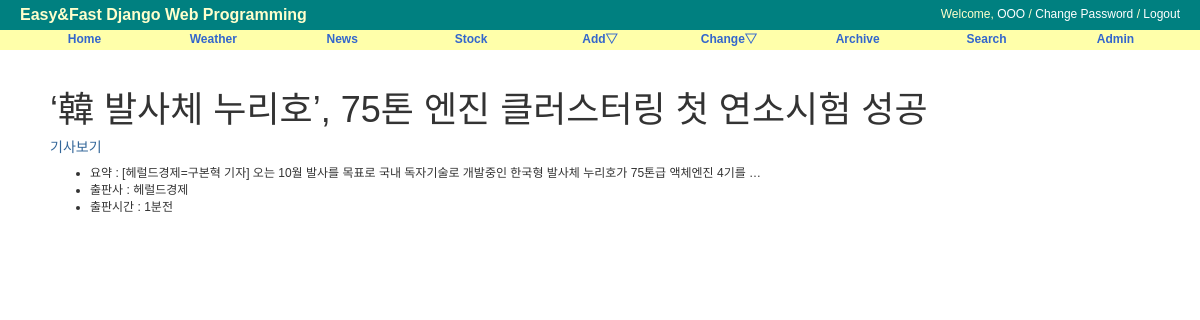
/news/4, run on an earlier commit of the app's database.
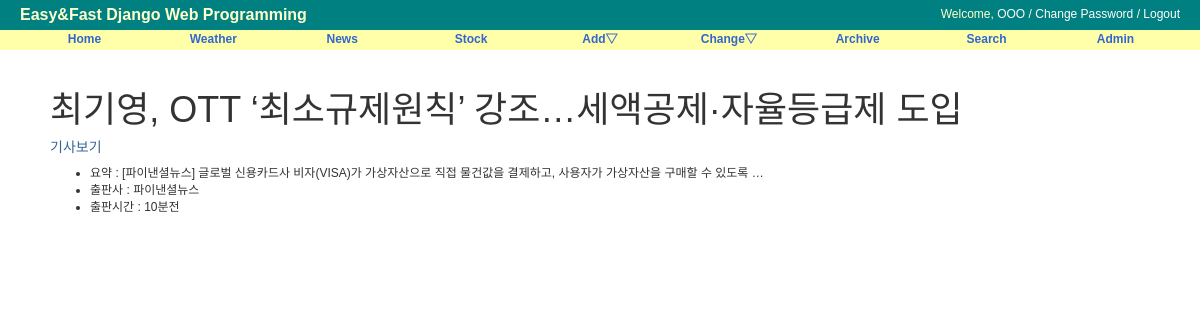
And on a later commit of the database.
### news/models.py (models this page shows, shortened)
class News(models.Model):
    objects = models.Manager()
    title = models.TextField('TITLE', max_length=255, unique=True)
    content = models.TextField('CONTENT', blank=True)
    company = models.CharField('COMPANY', max_length=50,blank=True)
    saved_time = models.TextField('SAVED_TIME', blank=True)
    class Meta:
        db_table = 'news'
        ordering = ('-saved_time',) # desc,

### news/views.py (the view)
# urls.py: path('<int:pk>', NewsDV.as_view(), name='detail'),
class NewsDV(DetailView):
    model = News

### news/templates/news/news_detail.html (shortened to what this page needs)
{% extends "base.html" %}
{% block content %}
    <div id="content">
        <h1>{{ object.title }}</h1>
        <h5><a href="https://news.naver.com/main/read.nhn?mode=LS2D&mid=shm&sid1=105&sid2=230&oid=092&aid=0002212050" target="_blank">기사보기</a></h5>
       <ul>
            <li>요약 : {{ object.content }}</li>
            <li>출판사 : {{ object.company }}</li>
            <li>출판시간 : {{ object.saved_time }}</li>
        </ul>
    </div>
{% endblock %}

What changed in the data, as far as the page shows it:
changed News: title "‘韓 발사체 누리호’, 75톤 엔진 클러스터링 첫 연소시험 성공" → "최기영, OTT ‘최소규제원칙’ 강조…세액공제·자율등급제 도입"; content "[헤럴드경제=구본혁 기자] 오는 10월 발사를 목표로 국내 독자기술로 개발중인 한국형 발사체 누리호가 75톤급 액체엔진 4기를 …" → "[파이낸셜뉴스] 글로벌 신용카드사 비자(VISA)가 가상자산으로 직접 물건값을 결제하고, 사용자가 가상자산을 구매할 수 있도록 …"; company "헤럴드경제" → "파이낸셜뉴스"; saved_time "1분전" → "10분전"
